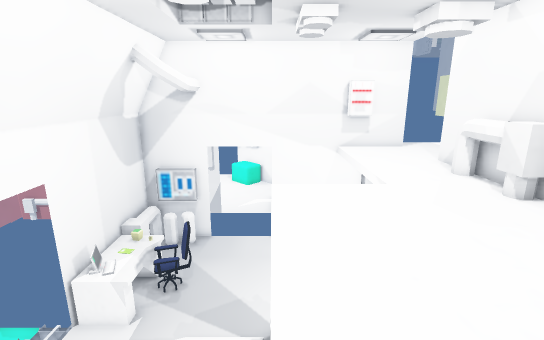
[1] (above)

12 first-person views from a walk through a Unity game level. The camera is 1.5 m above the floor, tilts 14° down and sees 85° across. Doors are open. The floor is counted in squares, 0.5 m on a side. Each view is taken from the middle of a square. On the plan, view 1 faces up. The plan holds only what a view shows up to about 20 squares ahead; the rest is blank. The place goes on beyond the plan. The player is left out. Some surface patterns are stand-ins.

[2]
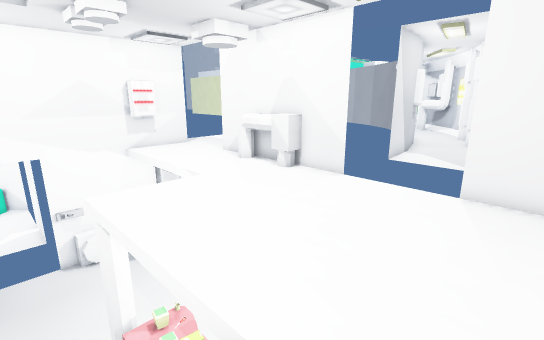

[3]
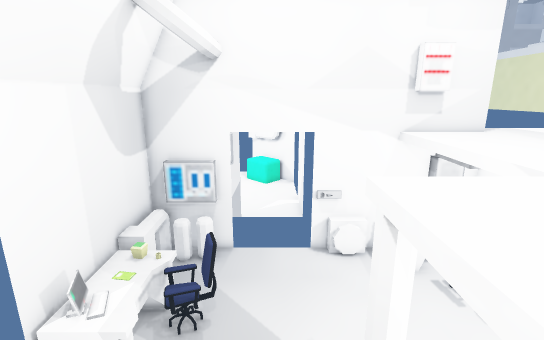

[4]
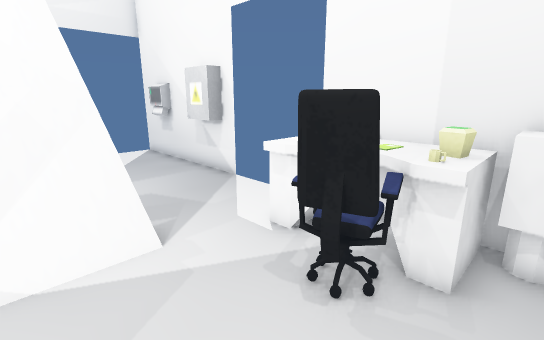

[5]
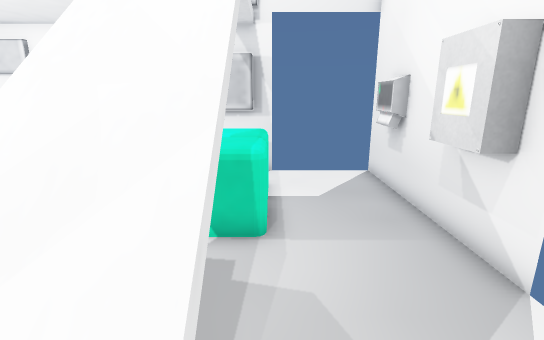

[6]
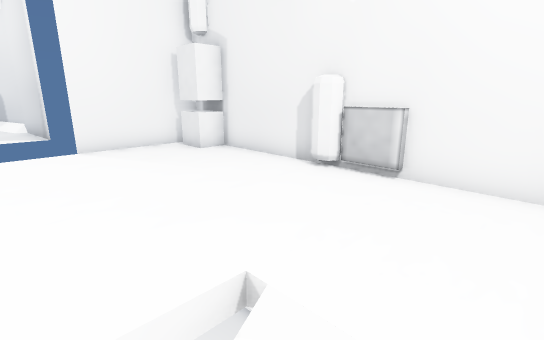

[7]
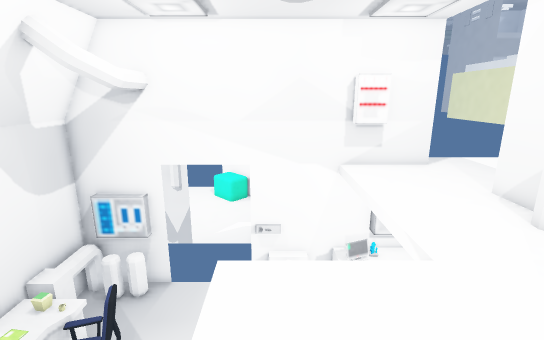

[8]
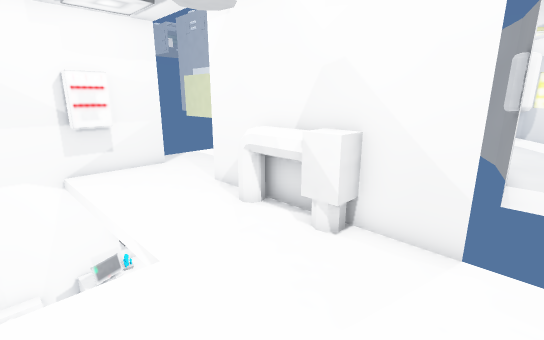

[9]
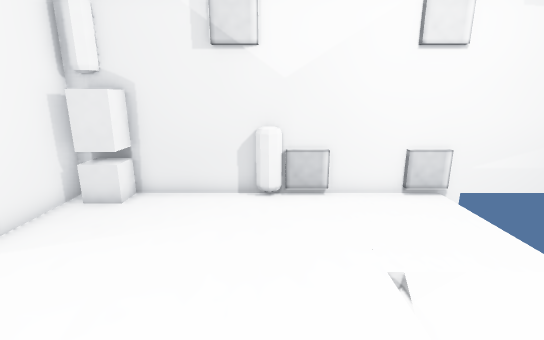

[10]
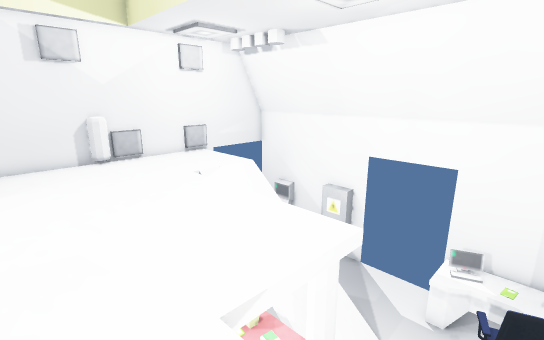

[11]
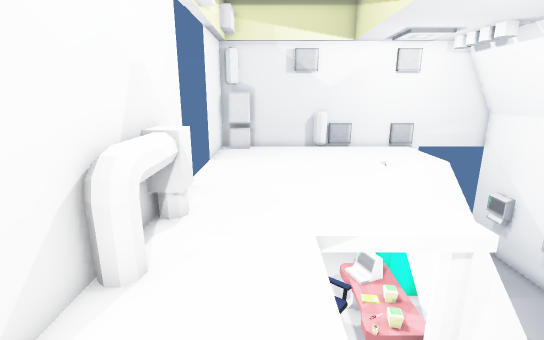

[12]
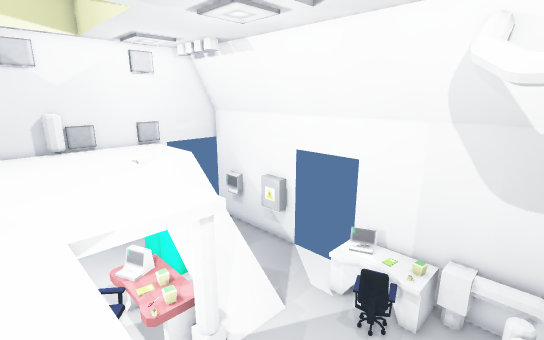

### Floor plan
Key: @ floor where view 1 was taken; # wall or solid block; x gap in a wall; . main floor; - floor 3 m lower than the main floor; / step, stairs or slope; D open door; = window, fence, low wall or low ledge; v drop or lower ground; T table; C chair; E vent; M machine; O other object.
Columns run from 8 left of view 1 to 11 right of it. Each row starts with its distance up from view 1.
 19        DD        ...
 18 ####DDDDOOE#####D...
 17 #OOO-----EE/T...D..
 16 #O---------/T...D..
 15 #O----------/...D.
 14 #TT---------/...D
 13 #TCCC-------/...#
 12 #TTCC-------/...#
 11 #TT---------/..O#
 10 TTT-----..../..O#
  9 D----////......OO
  8 D----=//v......O#
  7 D----#//v.......#
  6 D----#//v.......vD
  5 #O---x//v.......DD
  4 OO--MM//v.......DD
  3 #---M///........D
  2 #---M...........
  1 #---M...........#
  0 #---MM..@.......#
 -1 #----.........EE#
 -2 DDDDDE###EO####E#

Positions as (right, up) in squares from view 1, and headings:
1: (0, 0), facing up
2: (-2, 0), facing up-right
3: (-2, 4), facing up
4: (-1, 15), facing down-left
5: (-4, 10), facing down
6: (-2, 4), facing down-right
7: (1, 5), facing up
8: (2, 5), facing up-right
9: (2, 7), facing down
10: (6, 13), facing down-left
11: (5, 16), facing down
12: (5, 17), facing down-left
